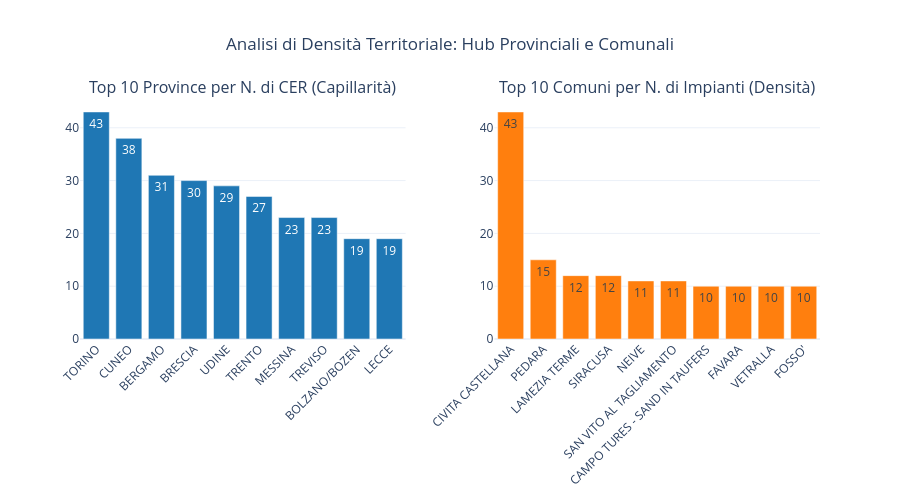

Write notebook code for a chart like this one.
### Code cell
from plotly.subplots import make_subplots
import plotly.graph_objects as go
# -------------------------------------------------------------
# DENSITÀ E CAPILLARITÀ PER PROVINCIA
# -------------------------------------------------------------
prov_metriche = df.groupby(['regione', 'provincia']).agg(
    tot_cer=('denominazione_comunità', 'count'),
    tot_impianti=('numero_impianti', 'sum'),
    tot_potenza_kw=('potenza_totale_kw', 'sum'),
    tot_utenze=('numero_utenze', 'sum'),
    comuni_coinvolti=('comune', 'nunique') # Numero di comuni distinti con almeno 1 CER
).reset_index()

# Indice di Capillarità: Impianti medi per comune coinvolto
prov_metriche['impianti_per_comune'] = (prov_metriche['tot_impianti'] / prov_metriche['comuni_coinvolti']).round(2)
prov_metriche['potenza_media_kw'] = (prov_metriche['tot_potenza_kw'] / prov_metriche['tot_cer']).round(2)

# Top 10 Province per numero di CER
top_province = prov_metriche.sort_values(by='tot_cer', ascending=False).head(10)


# -------------------------------------------------------------
# DENSITÀ PER COMUNE (POLI AD ALTA CONCENTRAZIONE)
# -------------------------------------------------------------
com_metriche = df.groupby(['regione', 'provincia', 'comune']).agg(
    tot_cer=('denominazione_comunità', 'count'),
    tot_impianti=('numero_impianti', 'sum'),
    tot_potenza_kw=('potenza_totale_kw', 'sum'),
    tot_utenze=('numero_utenze', 'sum')
).reset_index()

# Top 10 Comuni per densità di CER/Impianti
top_comuni = com_metriche.sort_values(by='tot_impianti', ascending=False).head(10)
#Aggregazione Top 10 Province per numero di CER
prov_metriche = df.groupby(['regione', 'provincia']).agg(
    tot_cer=('denominazione_comunità', 'count'),
    comuni_coinvolti=('comune', 'nunique'),
    tot_potenza_kw=('potenza_totale_kw', 'sum')
).reset_index().sort_values(by='tot_cer', ascending=False).head(10)

#  Aggregazione Top 10 Comuni per numero di Impianti
com_metriche = df.groupby(['regione', 'provincia', 'comune']).agg(
    tot_impianti=('numero_impianti', 'sum'),
    tot_potenza_kw=('potenza_totale_kw', 'sum'),
    tot_utenze=('numero_utenze', 'sum')
).reset_index().sort_values(by='tot_impianti', ascending=False).head(10)

#  Creazione Dashboard affiancata (1 riga, 2 colonne)
fig = make_subplots(
    rows=1, cols=2,
    subplot_titles=(
        "Top 10 Province per N. di CER (Capillarità)",
        "Top 10 Comuni per N. di Impianti (Densità)"
    ),
    horizontal_spacing=0.12
)

# Grafico 1: Top Province
fig.add_trace(
    go.Bar(
        x=prov_metriche['provincia'],
        y=prov_metriche['tot_cer'],
        text=prov_metriche['tot_cer'],
        textposition='auto',
        marker_color='#1f77b4',
        name='N. CER'
    ),
    row=1, col=1
)

# Grafico 2: Top Comuni
fig.add_trace(
    go.Bar(
        x=com_metriche['comune'],
        y=com_metriche['tot_impianti'],
        text=com_metriche['tot_impianti'],
        textposition='auto',
        marker_color='#ff7f0e',
        name='N. Impianti'
    ),
    row=1, col=2
)

# Layout e Stile
fig.update_layout(
    title_text="Analisi di Densità Territoriale: Hub Provinciali e Comunali",
    title_x=0.5,
    showlegend=False,
    template="plotly_white",
    height=500
)

fig.update_xaxes(tickangle=-45)

# Visualizzazione e Salvataggio
fig.show()
fig.write_html("densita_province_comuni.html")

### Figure 1 — Plotly figure (JSON) as saved in the notebook; plotly's stock layout.template omitted (floating-point values rounded to 4 significant figures)
{"data": [{"marker": {"color": "#1f77b4"}, "name": "N. CER", "text": [43.0, 38.0, 31.0, 30.0, 29.0, 27.0, 23.0, 23.0, 19.0, 19.0], "textposition": "auto", "type": "bar", "x": ["TORINO", "CUNEO", "BERGAMO", "BRESCIA", "UDINE", "TRENTO", "MESSINA", "TREVISO", "BOLZANO/BOZEN", "LECCE"], "xaxis": "x", "y": [43, 38, 31, 30, 29, 27, 23, 23, 19, 19], "yaxis": "y"}, {"marker": {"color": "#ff7f0e"}, "name": "N. Impianti", "text": [43.0, 15.0, 12.0, 12.0, 11.0, 11.0, 10.0, 10.0, 10.0, 10.0], "textposition": "auto", "type": "bar", "x": ["CIVITA CASTELLANA", "PEDARA", "LAMEZIA TERME", "SIRACUSA", "NEIVE", "SAN VITO AL TAGLIAMENTO", "CAMPO TURES - SAND IN TAUFERS", "FAVARA", "VETRALLA", "FOSSO'"], "xaxis": "x2", "y": [43, 15, 12, 12, 11, 11, 10, 10, 10, 10], "yaxis": "y2"}], "layout": {"annotations": [{"font": {"size": 16}, "showarrow": false, "text": "Top 10 Province per N. di CER (Capillarità)", "x": 0.22, "xanchor": "center", "xref": "paper", "y": 1, "yanchor": "bottom", "yref": "paper"}, {"font": {"size": 16}, "showarrow": false, "text": "Top 10 Comuni per N. di Impianti (Densità)", "x": 0.78, "xanchor": "center", "xref": "paper", "y": 1, "yanchor": "bottom", "yref": "paper"}], "height": 500, "showlegend": false, "title": {"text": "Analisi di Densità Territoriale: Hub Provinciali e Comunali", "x": 0.5}, "xaxis": {"anchor": "y", "domain": [0, 0.44], "tickangle": -45}, "xaxis2": {"anchor": "y2", "domain": [0.56, 1], "tickangle": -45}, "yaxis": {"anchor": "x", "domain": [0, 1]}, "yaxis2": {"anchor": "x2", "domain": [0, 1]}}}
